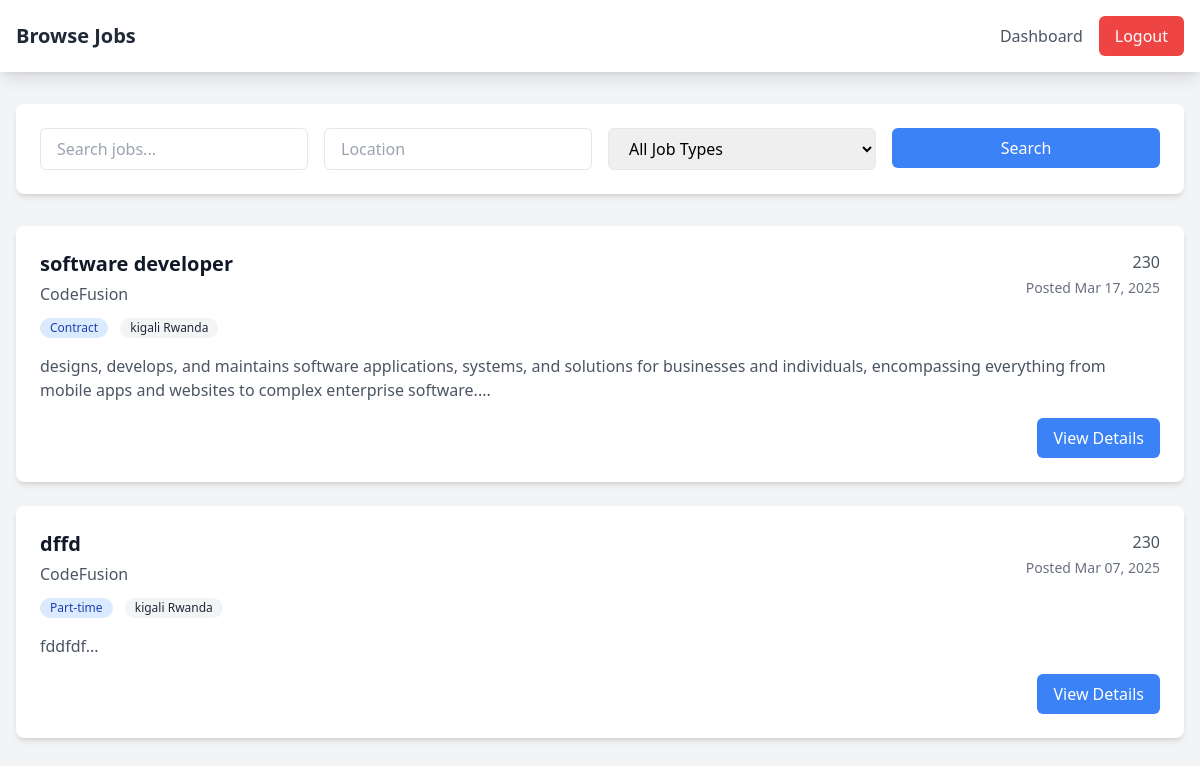
Page /views/jobseeker/browse-jobs.php (signed in) on the committed database.
### tables this page shows
CREATE TABLE `jobs` (
  `job_id` int(11) NOT NULL AUTO_INCREMENT,
  `company_id` int(11) DEFAULT NULL,
  `title` varchar(100) NOT NULL,
  `description` text NOT NULL,
  `requirements` text DEFAULT NULL,
  `salary_range` varchar(50) DEFAULT NULL,
  `location` varchar(100) DEFAULT NULL,
  `job_type` enum('full-time','part-time','contract','internship') DEFAULT NULL,
  `status` enum('open','closed','draft') DEFAULT 'open',
  `created_at` timestamp NULL DEFAULT current_timestamp(),
  `deadline` date DEFAULT NULL,
  PRIMARY KEY (`job_id`),
  KEY `company_id` (`company_id`),
  CONSTRAINT `jobs_ibfk_1` FOREIGN KEY (`company_id`) REFERENCES `companies` (`company_id`) ON DELETE CASCADE
);

CREATE TABLE `companies` (
  `company_id` int(11) NOT NULL AUTO_INCREMENT,
  `user_id` int(11) DEFAULT NULL,
  `company_name` varchar(100) NOT NULL,
  `description` text DEFAULT NULL,
  `industry` varchar(100) DEFAULT NULL,
  `location` varchar(100) DEFAULT NULL,
  `website` varchar(255) DEFAULT NULL,
  `logo` varchar(255) DEFAULT NULL,
  `created_at` timestamp NULL DEFAULT current_timestamp(),
  PRIMARY KEY (`company_id`),
  KEY `user_id` (`user_id`),
  CONSTRAINT `companies_ibfk_1` FOREIGN KEY (`user_id`) REFERENCES `users` (`user_id`) ON DELETE CASCADE
);

### views/jobseeker/browse-jobs.php (the view, shortened to what this page needs)
<?php
$database = new Database();
$db = $database->getConnection();
$search = isset($_GET['search']) ? $_GET['search'] : '';
$location = isset($_GET['location']) ? $_GET['location'] : '';
$query = "SELECT j.*, c.company_name
          FROM jobs j
          INNER JOIN companies c ON j.company_id = c.company_id
          WHERE j.status = 'open'";
$query .= " ORDER BY j.created_at DESC";
$stmt = $db->prepare($query);
$stmt->execute();
$jobs = $stmt->fetchAll(PDO::FETCH_ASSOC);
?>
<!DOCTYPE html>
<html lang="en">
<head>
    <script src="https://cdn.tailwindcss.com"></script>
</head>
<body class="bg-gray-100">
    <nav class="bg-white shadow-lg">
        <div class="max-w-7xl mx-auto px-4">
            <div class="flex justify-between items-center py-4">
                <div class="flex items-center">
                    <h1 class="text-xl font-bold text-gray-800">Browse Jobs</h1>
                </div>
                <div class="flex items-center space-x-4">
                    <a href="dashboard.php" class="text-gray-600 hover:text-gray-800">Dashboard</a>
                    <a href="../../includes/auth/logout.php" class="bg-red-500 text-white px-4 py-2 rounded-md hover:bg-red-600">Logout</a>
                </div>
            </div>
        </div>
    </nav>
    <div class="max-w-7xl mx-auto px-4 py-8">
        <div class="bg-white rounded-lg shadow-md p-6 mb-8">
            <form method="GET" class="grid grid-cols-1 md:grid-cols-4 gap-4">
                <div>
                    <input type="text"
                           name="search"
                           placeholder="Search jobs..."
                           value="<?php echo htmlspecialchars($search); ?>"
                           class="w-full px-4 py-2 border rounded-md">
                </div>
                <div>
                    <input type="text"
                           name="location"
                           placeholder="Location"
                           value="<?php echo htmlspecialchars($location); ?>"
                           class="w-full px-4 py-2 border rounded-md">
                </div>
                <div>
                    <select name="job_type" class="w-full px-4 py-2 border rounded-md">
                        <option value="">All Job Types</option>
                    </select>
                </div>
                <div>
                    <button type="submit" class="w-full bg-blue-500 text-white px-4 py-2 rounded-md hover:bg-blue-600">
                        Search
                    </button>
                </div>
            </form>
        </div>
        <div class="space-y-6">
            <?php foreach ($jobs as $job): ?>
                <div class="bg-white rounded-lg shadow-md p-6">
                    <div class="flex justify-between items-start">
                        <div>
                            <h2 class="text-xl font-bold text-gray-900"><?php echo htmlspecialchars($job['title']); ?></h2>
                            <p class="text-gray-600 mt-1"><?php echo htmlspecialchars($job['company_name']); ?></p>
                            <div class="mt-2 space-x-2">
                                <span class="inline-flex items-center px-2.5 py-0.5 rounded-full text-xs font-medium bg-blue-100 text-blue-800">
                                    <?php echo ucfirst(htmlspecialchars($job['job_type'])); ?>
                                </span>
                                <span class="inline-flex items-center px-2.5 py-0.5 rounded-full text-xs font-medium bg-gray-100 text-gray-800">
                                    <?php echo htmlspecialchars($job['location']); ?>
                                </span>
                            </div>
                        </div>
                        <div class="text-right">
                            <p class="text-gray-600"><?php echo htmlspecialchars($job['salary_range']); ?></p>
                            <p class="text-sm text-gray-500 mt-1">Posted <?php echo date('M d, Y', strtotime($job['created_at'])); ?></p>
                        </div>
                    </div>
                    <div class="mt-4">
                        <p class="text-gray-600"><?php echo substr(htmlspecialchars($job['description']), 0, 200) . '...'; ?></p>
                    </div>
                    <div class="mt-4 flex justify-end">
                        <a href="view-job.php?id=<?php echo $job['job_id']; ?>"
                           class="bg-blue-500 text-white px-4 py-2 rounded-md hover:bg-blue-600">
                            View Details
                        </a>
                    </div>
                </div>
            <?php endforeach; ?>
        </div>
    </div>
</body>
</html>

### rows in the picture
jobs: title "software developer", company.company_name "CodeFusion", job_type "Contract", location "kigali Rwanda", salary_range "230", created_at "Mar 17, 2025", description "designs, develops, and maintains software applications, systems, and solutions for businesses and individuals, encompassing everything from mobile apps and websites to complex enterprise software."
jobs: title "dffd", company.company_name "CodeFusion", job_type "Part-time", location "kigali Rwanda", salary_range "230", created_at "Mar 07, 2025", description "fddfdf"
